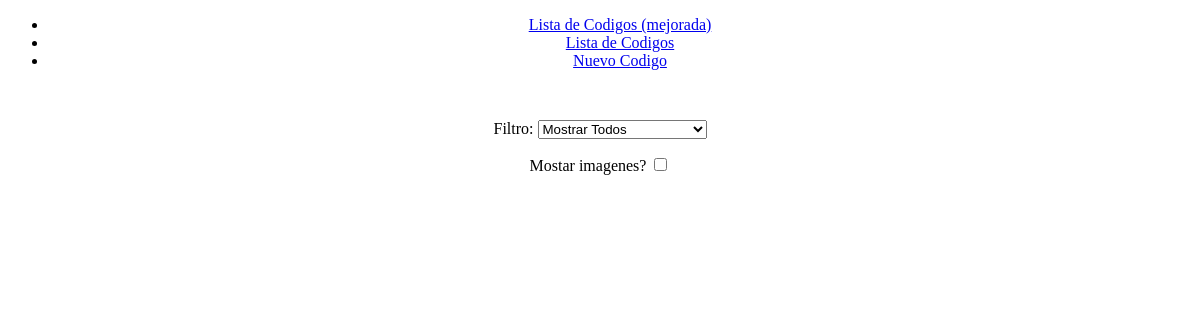
/codigos-porcategoria, run on an earlier commit of the app's database.
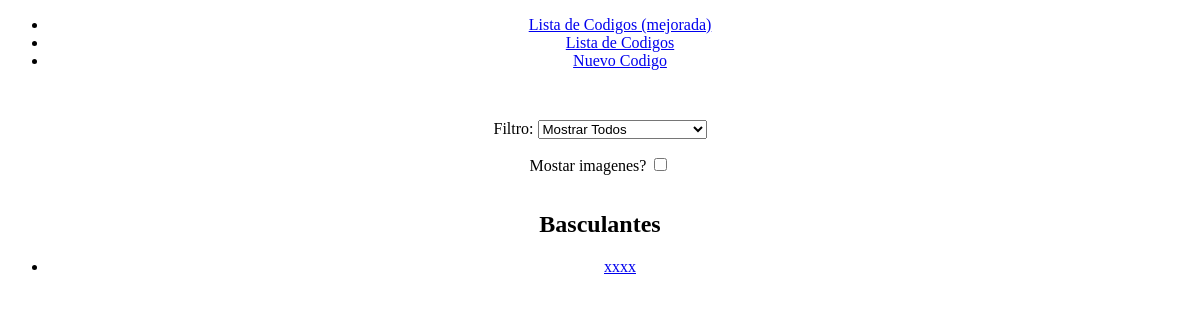
And on a later commit of the database.
### registro/models.py (models this page shows)
class Categoria(Model):
    categoria = CharField(max_length=50)
    def __str__(self):
        return self.categoria

class Estandar(Model):
    codigo = SlugField(unique=True)
    imagen = ImageField(upload_to='imagenes')
    categoria = ForeignKey(Categoria, on_delete=CASCADE)
    def __str__(self):
        return self.codigo

### registro/views.py (the view)
# urls.py: path('codigos-porcategoria',views.listacodigosporcategoria,name='codigosporcategoria'),
def listacodigosporcategoria(request):
    if request.method == "POST":
        filtro_value=request.POST.get('filtro')
        if(filtro_value=="All"): # all categories
            categorias = models.Categoria.objects.all()
            codigos = dict(zip(categorias,
                               map(lambda x: x.estandar_set.all(),
                                   categorias)))
        else: # one category
            categoria=models.Categoria.objects.get(categoria=filtro_value)
            codigos=dict([(categoria,
                           categoria.estandar_set.all())])
        codigosfilter=forms.FilterCodigosForm(request.POST)
        showimages=request.POST.get('mostrarimagenes')
    else: # start
        categorias=models.Categoria.objects.all()
        codigosfilter=forms.FilterCodigosForm()
        codigos=dict(zip(categorias,
                         map(lambda x: x.estandar_set.all(),
                              categorias)))
        showimages=False # hardcoded for now
    return render(request,
                  template_name="registro/listacodigos.html",
                  context = {'codigos':codigos,
                             'selectfilter':codigosfilter,
                             'showimages':showimages})

### registro/forms.py
class FilterCodigosForm(Form):
    mychoices=[('All','Mostrar Todos')]
    try:
        mychoices.extend(list(zip(Categoria.objects.all(),
                                  Categoria.objects.all())))
    except:
        pass
    filtro = forms.ChoiceField(widget=forms.Select(attrs={'onchange':'submit()'}),
                               choices=mychoices)
    mostrarimagenes = forms.BooleanField(label='Mostar imagenes?', required=False,
                                         widget=forms.CheckboxInput(
                                             attrs={'onchange':'submit()'}))

### registro/templates/registro/listacodigos.html (shortened to what this page needs)
{% extends 'registro/base.html' %}
{% block content %}
<form action='' method="post">
	{{ selectfilter.as_p }}
</form>
{% for categoria,codigo in codigos.items %}
	{% if codigo %}
	<h2>{{categoria}}</h2>
	<ul>
		{% for c in codigo %}
		<li><a href="{% url 'registro:codigos-detailview' c %}">{{c}}</a>
		</li>
		{% endfor %}
	</ul>
	{% endif %}
{% endfor %}
{% endblock %}

What changed in the data, as far as the page shows it:
now on this page (row unchanged): Categoria: categoria "Basculantes"
added Estandar: codigo "xxxx"
